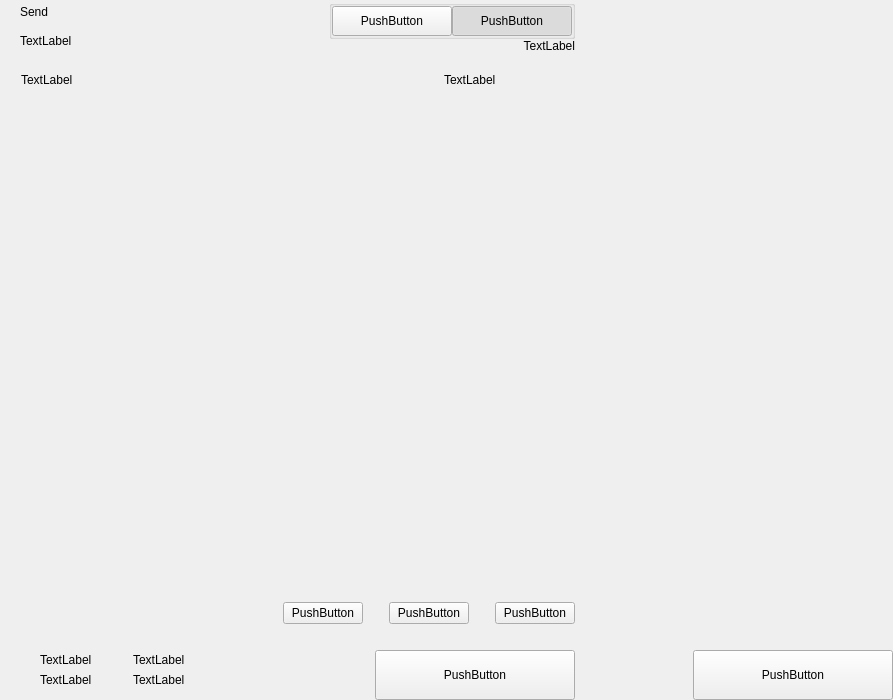
<?xml version="1.0" encoding="UTF-8"?>
<ui version="4.0">
 <class>send</class>
 <widget class="QWidget" name="send">
  <property name="geometry">
   <rect>
    <x>0</x>
    <y>0</y>
    <width>893</width>
    <height>700</height>
   </rect>
  </property>
  <property name="windowTitle">
   <string>Form</string>
  </property>
  <layout class="QHBoxLayout" name="horizontalLayout_2" stretch="2,1">
   <property name="spacing">
    <number>0</number>
   </property>
   <property name="leftMargin">
    <number>0</number>
   </property>
   <property name="topMargin">
    <number>0</number>
   </property>
   <property name="rightMargin">
    <number>0</number>
   </property>
   <property name="bottomMargin">
    <number>0</number>
   </property>
   <item>
    <widget class="QWidget" name="left" native="true">
     <layout class="QVBoxLayout" name="verticalLayout_3">
      <property name="spacing">
       <number>0</number>
      </property>
      <property name="leftMargin">
       <number>0</number>
      </property>
      <property name="topMargin">
       <number>0</number>
      </property>
      <property name="rightMargin">
       <number>0</number>
      </property>
      <property name="bottomMargin">
       <number>0</number>
      </property>
      <item>
       <layout class="QVBoxLayout" name="verticalLayout_22" stretch="0,0,0,1,0,0,0,0">
        <property name="spacing">
         <number>0</number>
        </property>
        <item>
         <layout class="QHBoxLayout" name="horizontalLayout_3">
          <property name="spacing">
           <number>0</number>
          </property>
          <property name="leftMargin">
           <number>20</number>
          </property>
          <property name="rightMargin">
           <number>20</number>
          </property>
          <item>
           <layout class="QVBoxLayout" name="verticalLayout">
            <property name="spacing">
             <number>5</number>
            </property>
            <item>
             <widget class="QLabel" name="labelTitle">
              <property name="text">
               <string>Send</string>
              </property>
              <property name="alignment">
               <set>Qt::AlignLeading|Qt::AlignLeft|Qt::AlignVCenter</set>
              </property>
             </widget>
            </item>
            <item>
             <widget class="QLabel" name="labelSubtitle1">
              <property name="text">
               <string>TextLabel</string>
              </property>
             </widget>
            </item>
           </layout>
          </item>
          <item>
           <spacer name="horizontalSpacer">
            <property name="orientation">
             <enum>Qt::Horizontal</enum>
            </property>
            <property name="sizeHint" stdset="0">
             <size>
              <width>40</width>
              <height>20</height>
             </size>
            </property>
           </spacer>
          </item>
          <item>
           <layout class="QVBoxLayout" name="verticalLayout_6">
            <property name="spacing">
             <number>0</number>
            </property>
            <item>
             <widget class="QGroupBox" name="groupBox">
              <property name="title">
               <string/>
              </property>
              <property name="alignment">
               <set>Qt::AlignLeading|Qt::AlignLeft|Qt::AlignTop</set>
              </property>
              <layout class="QHBoxLayout" name="horizontalLayout_4">
               <property name="spacing">
                <number>0</number>
               </property>
               <property name="leftMargin">
                <number>0</number>
               </property>
               <property name="topMargin">
                <number>0</number>
               </property>
               <property name="rightMargin">
                <number>0</number>
               </property>
               <property name="bottomMargin">
                <number>0</number>
               </property>
               <item>
                <widget class="QPushButton" name="pushLeft">
                 <property name="minimumSize">
                  <size>
                   <width>120</width>
                   <height>30</height>
                  </size>
                 </property>
                 <property name="maximumSize">
                  <size>
                   <width>120</width>
                   <height>30</height>
                  </size>
                 </property>
                 <property name="text">
                  <string>PushButton</string>
                 </property>
                 <property name="checkable">
                  <bool>true</bool>
                 </property>
                 <property name="autoExclusive">
                  <bool>true</bool>
                 </property>
                </widget>
               </item>
               <item>
                <widget class="QPushButton" name="pushRight">
                 <property name="minimumSize">
                  <size>
                   <width>120</width>
                   <height>30</height>
                  </size>
                 </property>
                 <property name="maximumSize">
                  <size>
                   <width>120</width>
                   <height>30</height>
                  </size>
                 </property>
                 <property name="text">
                  <string>PushButton</string>
                 </property>
                 <property name="checkable">
                  <bool>true</bool>
                 </property>
                 <property name="checked">
                  <bool>true</bool>
                 </property>
                 <property name="autoExclusive">
                  <bool>true</bool>
                 </property>
                </widget>
               </item>
              </layout>
             </widget>
            </item>
            <item>
             <widget class="QLabel" name="labelSubtitle2">
              <property name="text">
               <string>TextLabel</string>
              </property>
              <property name="alignment">
               <set>Qt::AlignRight|Qt::AlignTrailing|Qt::AlignVCenter</set>
              </property>
             </widget>
            </item>
           </layout>
          </item>
         </layout>
        </item>
        <item>
         <spacer name="verticalSpacer_2">
          <property name="orientation">
           <enum>Qt::Vertical</enum>
          </property>
          <property name="sizeType">
           <enum>QSizePolicy::Fixed</enum>
          </property>
          <property name="sizeHint" stdset="0">
           <size>
            <width>20</width>
            <height>20</height>
           </size>
          </property>
         </spacer>
        </item>
        <item>
         <layout class="QHBoxLayout" name="horizontalLayout" stretch="6,0,2">
          <property name="spacing">
           <number>0</number>
          </property>
          <property name="leftMargin">
           <number>10</number>
          </property>
          <property name="topMargin">
           <number>0</number>
          </property>
          <property name="rightMargin">
           <number>20</number>
          </property>
          <property name="bottomMargin">
           <number>0</number>
          </property>
          <item>
           <widget class="QLabel" name="labelSubtitleAddress">
            <property name="styleSheet">
             <string notr="true">margin-left:8px;</string>
            </property>
            <property name="text">
             <string>TextLabel</string>
            </property>
           </widget>
          </item>
          <item>
           <spacer name="horizontalSpacer_3">
            <property name="orientation">
             <enum>Qt::Horizontal</enum>
            </property>
            <property name="sizeType">
             <enum>QSizePolicy::Fixed</enum>
            </property>
            <property name="sizeHint" stdset="0">
             <size>
              <width>40</width>
              <height>1</height>
             </size>
            </property>
           </spacer>
          </item>
          <item>
           <widget class="QLabel" name="labelSubtitleAmount">
            <property name="text">
             <string>TextLabel</string>
            </property>
           </widget>
          </item>
         </layout>
        </item>
        <item>
         <widget class="QScrollArea" name="scrollArea">
          <property name="minimumSize">
           <size>
            <width>0</width>
            <height>350</height>
           </size>
          </property>
          <property name="styleSheet">
           <string notr="true">#scrollArea {
            background:transparent;
            margin-top:10px;
}</string>
          </property>
          <property name="horizontalScrollBarPolicy">
           <enum>Qt::ScrollBarAlwaysOff</enum>
          </property>
          <property name="sizeAdjustPolicy">
           <enum>QAbstractScrollArea::AdjustIgnored</enum>
          </property>
          <property name="widgetResizable">
           <bool>true</bool>
          </property>
          <property name="alignment">
           <set>Qt::AlignLeading|Qt::AlignLeft|Qt::AlignTop</set>
          </property>
          <widget class="QWidget" name="scrollAreaWidgetContents">
           <property name="geometry">
            <rect>
             <x>0</x>
             <y>0</y>
             <width>591</width>
             <height>16</height>
            </rect>
           </property>
           <property name="sizePolicy">
            <sizepolicy hsizetype="Preferred" vsizetype="Maximum">
             <horstretch>0</horstretch>
             <verstretch>0</verstretch>
            </sizepolicy>
           </property>
           <property name="autoFillBackground">
            <bool>false</bool>
           </property>
           <property name="styleSheet">
            <string notr="true">#scrollAreaWidgetContents {
             background:transparent;
             }</string>
           </property>
           <layout class="QVBoxLayout" name="verticalLayout_7">
            <property name="spacing">
             <number>0</number>
            </property>
            <property name="sizeConstraint">
             <enum>QLayout::SetDefaultConstraint</enum>
            </property>
            <property name="leftMargin">
             <number>0</number>
            </property>
            <property name="topMargin">
             <number>0</number>
            </property>
            <property name="rightMargin">
             <number>0</number>
            </property>
            <property name="bottomMargin">
             <number>0</number>
            </property>
           </layout>
          </widget>
         </widget>
        </item>
        <item>
         <spacer name="verticalSpacer_4">
          <property name="orientation">
           <enum>Qt::Vertical</enum>
          </property>
          <property name="sizeType">
           <enum>QSizePolicy::Fixed</enum>
          </property>
          <property name="sizeHint" stdset="0">
           <size>
            <width>20</width>
            <height>20</height>
           </size>
          </property>
         </spacer>
        </item>
        <item>
         <layout class="QHBoxLayout" name="horizontalLayout_20">
          <property name="spacing">
           <number>6</number>
          </property>
          <property name="rightMargin">
           <number>20</number>
          </property>
          <item>
           <spacer name="horizontalSpacer_4">
            <property name="orientation">
             <enum>Qt::Horizontal</enum>
            </property>
            <property name="sizeHint" stdset="0">
             <size>
              <width>40</width>
              <height>20</height>
             </size>
            </property>
           </spacer>
          </item>
          <item>
           <widget class="QPushButton" name="pushButtonFee">
            <property name="text">
             <string>PushButton</string>
            </property>
           </widget>
          </item>
          <item>
           <spacer name="horizontalSpacer_11">
            <property name="orientation">
             <enum>Qt::Horizontal</enum>
            </property>
            <property name="sizeType">
             <enum>QSizePolicy::Minimum</enum>
            </property>
            <property name="sizeHint" stdset="0">
             <size>
              <width>20</width>
              <height>20</height>
             </size>
            </property>
           </spacer>
          </item>
          <item>
           <widget class="QPushButton" name="pushButtonClear">
            <property name="layoutDirection">
             <enum>Qt::RightToLeft</enum>
            </property>
            <property name="text">
             <string>PushButton</string>
            </property>
           </widget>
          </item>
          <item>
           <spacer name="horizontalSpacer_6">
            <property name="orientation">
             <enum>Qt::Horizontal</enum>
            </property>
            <property name="sizeType">
             <enum>QSizePolicy::Fixed</enum>
            </property>
            <property name="sizeHint" stdset="0">
             <size>
              <width>20</width>
              <height>20</height>
             </size>
            </property>
           </spacer>
          </item>
          <item>
           <widget class="QPushButton" name="pushButtonAddRecipient">
            <property name="text">
             <string>PushButton</string>
            </property>
           </widget>
          </item>
         </layout>
        </item>
        <item>
         <spacer name="verticalSpacer">
          <property name="orientation">
           <enum>Qt::Vertical</enum>
          </property>
          <property name="sizeType">
           <enum>QSizePolicy::Fixed</enum>
          </property>
          <property name="sizeHint" stdset="0">
           <size>
            <width>20</width>
            <height>16</height>
           </size>
          </property>
         </spacer>
        </item>
        <item>
         <layout class="QHBoxLayout" name="horizontalLayout_7">
          <property name="rightMargin">
           <number>20</number>
          </property>
          <item>
           <layout class="QHBoxLayout" name="horizontalLayout_10">
            <property name="spacing">
             <number>0</number>
            </property>
            <property name="leftMargin">
             <number>8</number>
            </property>
            <item>
             <widget class="QStackedWidget" name="stackedWidget">
              <property name="minimumSize">
               <size>
                <width>0</width>
                <height>60</height>
               </size>
              </property>
              <property name="maximumSize">
               <size>
                <width>16777215</width>
                <height>60</height>
               </size>
              </property>
              <widget class="QWidget" name="page1">
               <layout class="QVBoxLayout" name="verticalLayout_71" stretch="0">
                <property name="spacing">
                 <number>6</number>
                </property>
                <property name="leftMargin">
                 <number>12</number>
                </property>
                <property name="topMargin">
                 <number>0</number>
                </property>
                <property name="rightMargin">
                 <number>0</number>
                </property>
                <property name="bottomMargin">
                 <number>0</number>
                </property>
                <item>
                 <widget class="QWidget" name="coinWidget" native="true">
                  <property name="minimumSize">
                   <size>
                    <width>0</width>
                    <height>60</height>
                   </size>
                  </property>
                  <property name="maximumSize">
                   <size>
                    <width>16777215</width>
                    <height>60</height>
                   </size>
                  </property>
                  <layout class="QHBoxLayout" name="horizontalLayout_9">
                   <property name="spacing">
                    <number>0</number>
                   </property>
                   <property name="leftMargin">
                    <number>20</number>
                   </property>
                   <property name="topMargin">
                    <number>10</number>
                   </property>
                   <property name="rightMargin">
                    <number>20</number>
                   </property>
                   <property name="bottomMargin">
                    <number>10</number>
                   </property>
                   <item>
                    <layout class="QVBoxLayout" name="verticalSend">
                     <property name="spacing">
                      <number>0</number>
                     </property>
                     <item>
                      <widget class="QLabel" name="labelTitleTotalSend">
                       <property name="text">
                        <string>TextLabel</string>
                       </property>
                      </widget>
                     </item>
                     <item>
                      <widget class="QLabel" name="labelAmountSend">
                       <property name="text">
                        <string>TextLabel</string>
                       </property>
                      </widget>
                     </item>
                    </layout>
                   </item>
                   <item>
                    <spacer name="horizontalSpacer_9">
                     <property name="orientation">
                      <enum>Qt::Horizontal</enum>
                     </property>
                     <property name="sizeType">
                      <enum>QSizePolicy::Fixed</enum>
                     </property>
                     <property name="sizeHint" stdset="0">
                      <size>
                       <width>20</width>
                       <height>20</height>
                      </size>
                     </property>
                    </spacer>
                   </item>
                   <item>
                    <widget class="QLabel" name="labelLine">
                     <property name="minimumSize">
                      <size>
                       <width>1</width>
                       <height>0</height>
                      </size>
                     </property>
                     <property name="maximumSize">
                      <size>
                       <width>1</width>
                       <height>16777215</height>
                      </size>
                     </property>
                     <property name="text">
                      <string/>
                     </property>
                    </widget>
                   </item>
                   <item>
                    <spacer name="horizontalSpacer_10">
                     <property name="orientation">
                      <enum>Qt::Horizontal</enum>
                     </property>
                     <property name="sizeType">
                      <enum>QSizePolicy::Fixed</enum>
                     </property>
                     <property name="sizeHint" stdset="0">
                      <size>
                       <width>20</width>
                       <height>20</height>
                      </size>
                     </property>
                    </spacer>
                   </item>
                   <item>
                    <layout class="QVBoxLayout" name="verticalRemaining">
                     <property name="spacing">
                      <number>0</number>
                     </property>
                     <item>
                      <widget class="QLabel" name="labelTitleTotalRemaining">
                       <property name="text">
                        <string>TextLabel</string>
                       </property>
                      </widget>
                     </item>
                     <item>
                      <widget class="QLabel" name="labelAmountRemaining">
                       <property name="text">
                        <string>TextLabel</string>
                       </property>
                      </widget>
                     </item>
                    </layout>
                   </item>
                  </layout>
                 </widget>
                </item>
               </layout>
              </widget>
              <widget class="QWidget" name="page_2"/>
             </widget>
            </item>
           </layout>
          </item>
          <item>
           <spacer name="horizontalSpacer_5">
            <property name="orientation">
             <enum>Qt::Horizontal</enum>
            </property>
            <property name="sizeType">
             <enum>QSizePolicy::Expanding</enum>
            </property>
            <property name="sizeHint" stdset="0">
             <size>
              <width>40</width>
              <height>20</height>
             </size>
            </property>
           </spacer>
          </item>
          <item alignment="Qt::AlignBottom">
           <widget class="QPushButton" name="pushButtonSave">
            <property name="minimumSize">
             <size>
              <width>200</width>
              <height>50</height>
             </size>
            </property>
            <property name="maximumSize">
             <size>
              <width>200</width>
              <height>50</height>
             </size>
            </property>
            <property name="text">
             <string>PushButton</string>
            </property>
           </widget>
          </item>
         </layout>
        </item>
       </layout>
      </item>
     </layout>
    </widget>
   </item>
   <item>
    <widget class="QWidget" name="right" native="true">
     <layout class="QVBoxLayout" name="verticalLayout_5">
      <property name="leftMargin">
       <number>0</number>
      </property>
      <property name="topMargin">
       <number>0</number>
      </property>
      <property name="rightMargin">
       <number>0</number>
      </property>
      <property name="bottomMargin">
       <number>0</number>
      </property>
      <item>
       <layout class="QVBoxLayout" name="verticalLayout_4">
        <property name="spacing">
         <number>6</number>
        </property>
        <item>
         <widget class="OptionButton" name="btnCoinControl" native="true">
          <property name="minimumSize">
           <size>
            <width>0</width>
            <height>50</height>
           </size>
          </property>
         </widget>
        </item>
        <item>
         <widget class="OptionButton" name="btnChangeAddress" native="true">
          <property name="minimumSize">
           <size>
            <width>0</width>
            <height>50</height>
           </size>
          </property>
         </widget>
        </item>
        <item>
         <widget class="OptionButton" name="btnUri" native="true">
          <property name="minimumSize">
           <size>
            <width>0</width>
            <height>50</height>
           </size>
          </property>
         </widget>
        </item>
        <item>
         <spacer name="verticalSpacer_5">
          <property name="orientation">
           <enum>Qt::Vertical</enum>
          </property>
          <property name="sizeHint" stdset="0">
           <size>
            <width>20</width>
            <height>40</height>
           </size>
          </property>
         </spacer>
        </item>
        <item>
         <layout class="QHBoxLayout" name="horizontalLayout_8">
          <item>
           <spacer name="horizontalSpacer_7">
            <property name="orientation">
             <enum>Qt::Horizontal</enum>
            </property>
            <property name="sizeHint" stdset="0">
             <size>
              <width>40</width>
              <height>20</height>
             </size>
            </property>
           </spacer>
          </item>
          <item>
           <widget class="QPushButton" name="pushButtonReset">
            <property name="minimumSize">
             <size>
              <width>200</width>
              <height>50</height>
             </size>
            </property>
            <property name="maximumSize">
             <size>
              <width>200</width>
              <height>50</height>
             </size>
            </property>
            <property name="text">
             <string>PushButton</string>
            </property>
           </widget>
          </item>
         </layout>
        </item>
       </layout>
      </item>
     </layout>
    </widget>
   </item>
  </layout>
 </widget>
 <customwidgets>
  <customwidget>
   <class>OptionButton</class>
   <extends>QWidget</extends>
   <header>qt/transcendence/optionbutton.h</header>
   <container>1</container>
  </customwidget>
 </customwidgets>
 <resources/>
 <connections/>
</ui>
